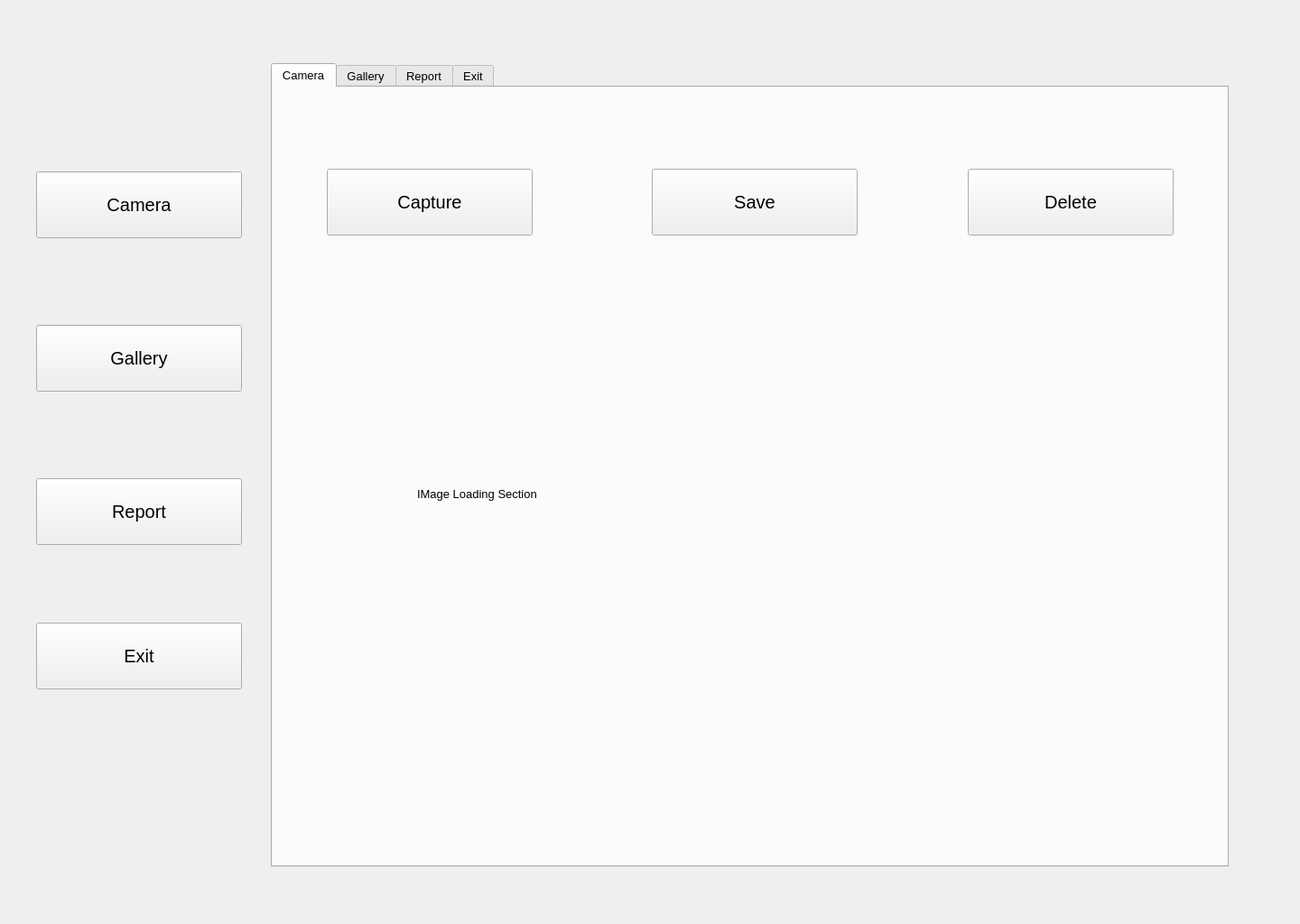
<?xml version="1.0" encoding="UTF-8"?>
<ui version="4.0">
 <class>Form</class>
 <widget class="QWidget" name="Form">
  <property name="geometry">
   <rect>
    <x>0</x>
    <y>0</y>
    <width>1440</width>
    <height>1024</height>
   </rect>
  </property>
  <property name="windowTitle">
   <string>Form</string>
  </property>
  <widget class="QTabWidget" name="tabWidget">
   <property name="geometry">
    <rect>
     <x>300</x>
     <y>70</y>
     <width>1061</width>
     <height>891</height>
    </rect>
   </property>
   <property name="font">
    <font>
     <pointsize>10</pointsize>
     <weight>50</weight>
     <bold>false</bold>
    </font>
   </property>
   <property name="tabShape">
    <enum>QTabWidget::Rounded</enum>
   </property>
   <property name="currentIndex">
    <number>0</number>
   </property>
   <property name="iconSize">
    <size>
     <width>16</width>
     <height>16</height>
    </size>
   </property>
   <property name="elideMode">
    <enum>Qt::ElideLeft</enum>
   </property>
   <widget class="QWidget" name="tab">
    <attribute name="title">
     <string>Camera</string>
    </attribute>
    <widget class="QPushButton" name="pushButton_5">
     <property name="geometry">
      <rect>
       <x>60</x>
       <y>90</y>
       <width>228</width>
       <height>74</height>
      </rect>
     </property>
     <property name="font">
      <font>
       <pointsize>15</pointsize>
      </font>
     </property>
     <property name="text">
      <string>Capture</string>
     </property>
    </widget>
    <widget class="QPushButton" name="pushButton_6">
     <property name="geometry">
      <rect>
       <x>420</x>
       <y>90</y>
       <width>228</width>
       <height>74</height>
      </rect>
     </property>
     <property name="font">
      <font>
       <pointsize>15</pointsize>
      </font>
     </property>
     <property name="text">
      <string>Save</string>
     </property>
    </widget>
    <widget class="QPushButton" name="pushButton_7">
     <property name="geometry">
      <rect>
       <x>770</x>
       <y>90</y>
       <width>228</width>
       <height>74</height>
      </rect>
     </property>
     <property name="font">
      <font>
       <pointsize>15</pointsize>
      </font>
     </property>
     <property name="text">
      <string>Delete</string>
     </property>
    </widget>
    <widget class="QLabel" name="label">
     <property name="geometry">
      <rect>
       <x>160</x>
       <y>200</y>
       <width>720</width>
       <height>500</height>
      </rect>
     </property>
     <property name="styleSheet">
      <string notr="true">color=rgb(85, 255, 0)</string>
     </property>
     <property name="frameShadow">
      <enum>QFrame::Plain</enum>
     </property>
     <property name="text">
      <string>IMage Loading Section</string>
     </property>
    </widget>
   </widget>
   <widget class="QWidget" name="tab_3">
    <attribute name="title">
     <string>Gallery</string>
    </attribute>
    <widget class="QPushButton" name="pushButton_8">
     <property name="geometry">
      <rect>
       <x>60</x>
       <y>90</y>
       <width>228</width>
       <height>74</height>
      </rect>
     </property>
     <property name="font">
      <font>
       <pointsize>15</pointsize>
      </font>
     </property>
     <property name="text">
      <string>Upload</string>
     </property>
    </widget>
    <widget class="QPushButton" name="pushButton_9">
     <property name="geometry">
      <rect>
       <x>420</x>
       <y>90</y>
       <width>228</width>
       <height>74</height>
      </rect>
     </property>
     <property name="font">
      <font>
       <pointsize>15</pointsize>
      </font>
     </property>
     <property name="text">
      <string>Analyze</string>
     </property>
    </widget>
    <widget class="QPushButton" name="pushButton_10">
     <property name="geometry">
      <rect>
       <x>770</x>
       <y>90</y>
       <width>228</width>
       <height>74</height>
      </rect>
     </property>
     <property name="font">
      <font>
       <pointsize>15</pointsize>
      </font>
     </property>
     <property name="text">
      <string>Back</string>
     </property>
    </widget>
   </widget>
   <widget class="QWidget" name="tab_4">
    <attribute name="title">
     <string>Report</string>
    </attribute>
    <widget class="QListWidget" name="listWidget">
     <property name="geometry">
      <rect>
       <x>40</x>
       <y>90</y>
       <width>321</width>
       <height>741</height>
      </rect>
     </property>
    </widget>
    <widget class="QListWidget" name="listWidget_2">
     <property name="geometry">
      <rect>
       <x>370</x>
       <y>90</y>
       <width>321</width>
       <height>741</height>
      </rect>
     </property>
    </widget>
    <widget class="QListWidget" name="listWidget_3">
     <property name="geometry">
      <rect>
       <x>700</x>
       <y>90</y>
       <width>321</width>
       <height>741</height>
      </rect>
     </property>
    </widget>
    <widget class="QLabel" name="label_2">
     <property name="geometry">
      <rect>
       <x>130</x>
       <y>50</y>
       <width>141</width>
       <height>31</height>
      </rect>
     </property>
     <property name="font">
      <font>
       <pointsize>15</pointsize>
       <weight>50</weight>
       <bold>false</bold>
      </font>
     </property>
     <property name="text">
      <string>Disease A</string>
     </property>
    </widget>
    <widget class="QLabel" name="label_3">
     <property name="geometry">
      <rect>
       <x>460</x>
       <y>50</y>
       <width>141</width>
       <height>31</height>
      </rect>
     </property>
     <property name="font">
      <font>
       <pointsize>15</pointsize>
       <weight>50</weight>
       <bold>false</bold>
      </font>
     </property>
     <property name="text">
      <string>Disease B</string>
     </property>
    </widget>
    <widget class="QLabel" name="label_4">
     <property name="geometry">
      <rect>
       <x>790</x>
       <y>50</y>
       <width>141</width>
       <height>31</height>
      </rect>
     </property>
     <property name="font">
      <font>
       <pointsize>15</pointsize>
       <weight>50</weight>
       <bold>false</bold>
      </font>
     </property>
     <property name="text">
      <string>Disease C</string>
     </property>
    </widget>
   </widget>
   <widget class="QWidget" name="tab_2">
    <attribute name="title">
     <string>Exit</string>
    </attribute>
   </widget>
  </widget>
  <widget class="QPushButton" name="pushButton">
   <property name="geometry">
    <rect>
     <x>40</x>
     <y>190</y>
     <width>228</width>
     <height>74</height>
    </rect>
   </property>
   <property name="font">
    <font>
     <pointsize>15</pointsize>
    </font>
   </property>
   <property name="text">
    <string>Camera</string>
   </property>
  </widget>
  <widget class="QPushButton" name="pushButton_2">
   <property name="geometry">
    <rect>
     <x>40</x>
     <y>690</y>
     <width>228</width>
     <height>74</height>
    </rect>
   </property>
   <property name="font">
    <font>
     <pointsize>15</pointsize>
    </font>
   </property>
   <property name="text">
    <string>Exit</string>
   </property>
  </widget>
  <widget class="QPushButton" name="pushButton_3">
   <property name="geometry">
    <rect>
     <x>40</x>
     <y>530</y>
     <width>228</width>
     <height>74</height>
    </rect>
   </property>
   <property name="font">
    <font>
     <pointsize>15</pointsize>
    </font>
   </property>
   <property name="text">
    <string>Report</string>
   </property>
  </widget>
  <widget class="QPushButton" name="pushButton_4">
   <property name="geometry">
    <rect>
     <x>40</x>
     <y>360</y>
     <width>228</width>
     <height>74</height>
    </rect>
   </property>
   <property name="font">
    <font>
     <pointsize>15</pointsize>
    </font>
   </property>
   <property name="text">
    <string>Gallery</string>
   </property>
  </widget>
 </widget>
 <resources/>
 <connections/>
</ui>
